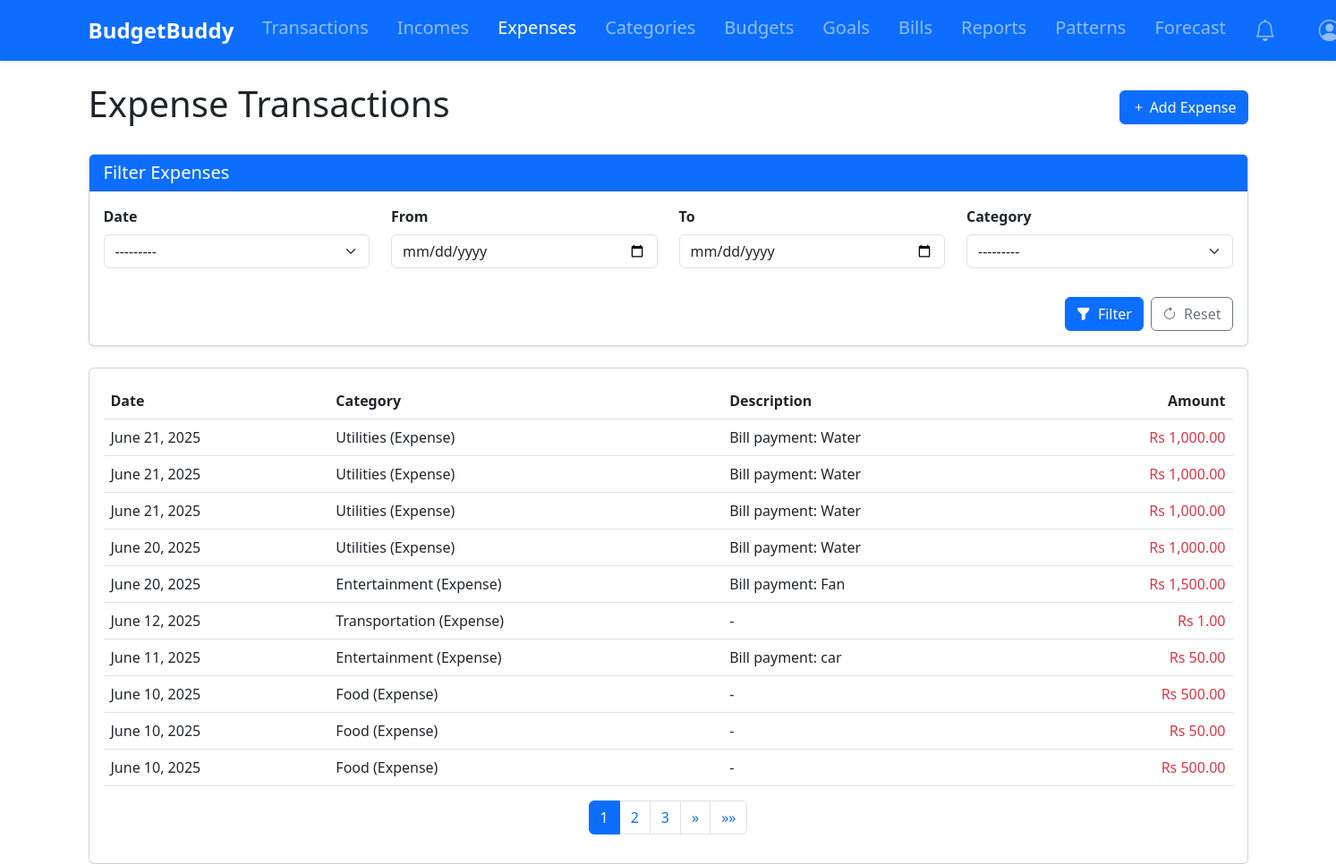
The app's page /expenses/ (signed in), older data.
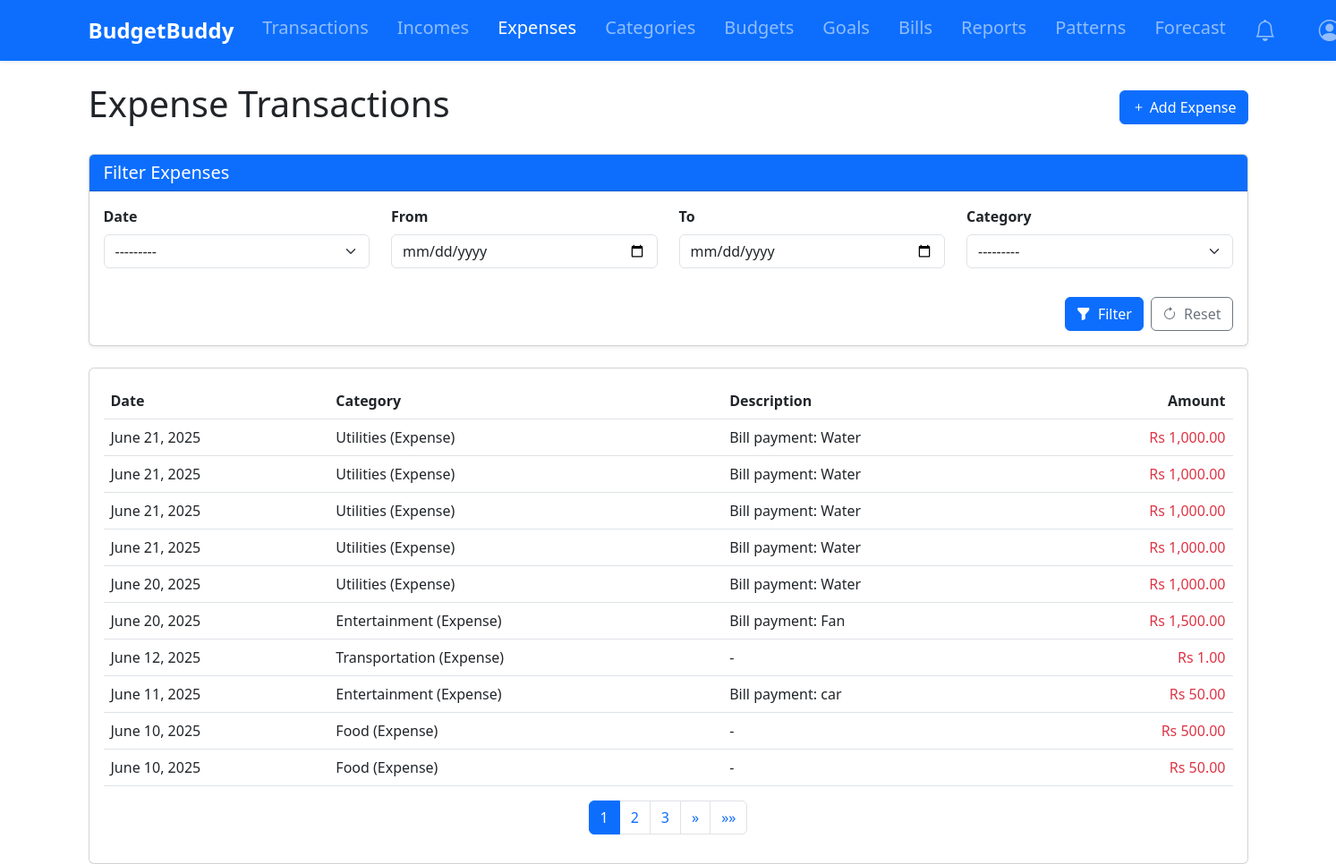
The same page, newer data.
### tracker/models.py (models this page shows, shortened)
class Transaction(models.Model):
    user = models.ForeignKey(User, on_delete=models.CASCADE)
    amount = models.DecimalField(max_digits=10, decimal_places=2, validators=[MinValueValidator(0.01)])
    category = models.ForeignKey(Category, on_delete=models.CASCADE)
    date = models.DateField(default=timezone.now)
    description = models.TextField(blank=True, null=True)

class Category(models.Model):
    name = models.CharField(max_length=100)
    user = models.ForeignKey(User, on_delete=models.CASCADE)
    CATEGORY_TYPES = [
        ('IN', 'Income'),
        ('EX', 'Expense'),
    ]
    category_type = models.CharField(max_length=2, choices=CATEGORY_TYPES)
    def __str__(self):
        return f"{self.name} ({self.get_category_type_display()})"

### tracker/views.py (the view)
# urls.py: path('expenses/', views.expense_list, name='expenses'),
@login_required
def expense_list(request):
    expenses = Transaction.objects.filter(
        user=request.user,
        category__category_type='EX'
    ).order_by('-date')
    expense_filter = ExpenseFilter(request.GET, queryset=expenses, user=request.user)
    expenses = expense_filter.qs
    paginator = Paginator(expenses, 10)
    page_number = request.GET.get('page')
    page_obj = paginator.get_page(page_number)
    context = {
        'page_obj' : page_obj,
        'filter': expense_filter,
    }
    return render(request, 'tracker/expense_list.html', context)

### tracker/context_processors.py (called while the page is built)
def notifications_count(request):
    if request.user.is_authenticated:
        return {
            'unread_notifications_count': Notification.objects.filter(
                user=request.user,
                is_read=False
            ).count()
        }
    return {'unread_notifications_count': 0}

### tracker/models.py (called while the page is built)
    def progress(self):
        expenses = Transaction.objects.filter(
            user=self.user,
            category=self.category,
            date__gte=self.start_date,
            date__lte=self.end_date
        ).aggregate(total=models.Sum('amount'))['total'] or 0
        return (expenses / self.amount) * 100 if self.amount else 0

    def progress(self):
        return (self.current_amount / self.target_amount) * 100 if self.target_amount else 0

### tracker/utils.py (called while the page is built)
def create_notification(user, message, notification_type, repeat_frequency='ONCE'):
    if should_send_notification(notification_type, user, message):
        Notification.objects.create(
            user=user,
            message=message,
            notification_type=notification_type,
            repeat_frequency=repeat_frequency
        )

### templates/tracker/expense_list.html (shortened to what the changed rows need)
{% extends 'base.html' %}
{% load humanize %}
{% load widget_tweaks %}
{% block content %}
<div class="d-flex justify-content-between align-items-center mb-4">
    <h1>Expense Transactions</h1>
</div>
<div class="card">
    <div class="card-body">
        <div class="table-responsive">
            <table class="table table-hover">
                <thead>
                    <tr>
                        <th>Date</th>
                        <th>Category</th>
                        <th>Description</th>
                        <th class="text-end">Amount</th>
                    </tr>
                </thead>
                <tbody>
                    {% for expense in page_obj %}
                    <tr>
                        <td>{{ expense.date }}</td>
                        <td>{{ expense.category }}</td>
                        <td>{{ expense.description|default:"-" }}</td>
                        <td class="text-end text-danger">Rs {{ expense.amount|intcomma }}</td>
                    </tr>
                    {% empty %}
                    <tr>
                        <td colspan="4" class="text-center">No expense transactions found.</td>
                    </tr>
                    {% endfor %}
                </tbody>
            </table>
        </div>
        {% if page_obj.paginator.num_pages > 1 %}
        <nav aria-label="Page navigation">
            <ul class="pagination justify-content-center">
                {% for num in page_obj.paginator.page_range %}
                {% if page_obj.number == num %}
                <li class="page-item active"><a class="page-link" href="#">{{ num }}</a></li>
                {% elif num > page_obj.number|add:'-3' and num < page_obj.number|add:'3' %}
                <li class="page-item"><a class="page-link" href="?page={{ num }}">{{ num }}</a></li>
                {% endif %}
                {% endfor %}
            </ul>
        </nav>
        {% endif %}
    </div>
</div>
{% endblock %}

Row changes from the older to the newer data that the page shows:
no longer on this page (row unchanged): Transaction: date "June 10, 2025", category "Food (Expense)", description "-", amount "500.00"
added Transaction: date "June 21, 2025", category "Utilities (Expense)", description "Bill payment: Water", amount "1,000.00"
